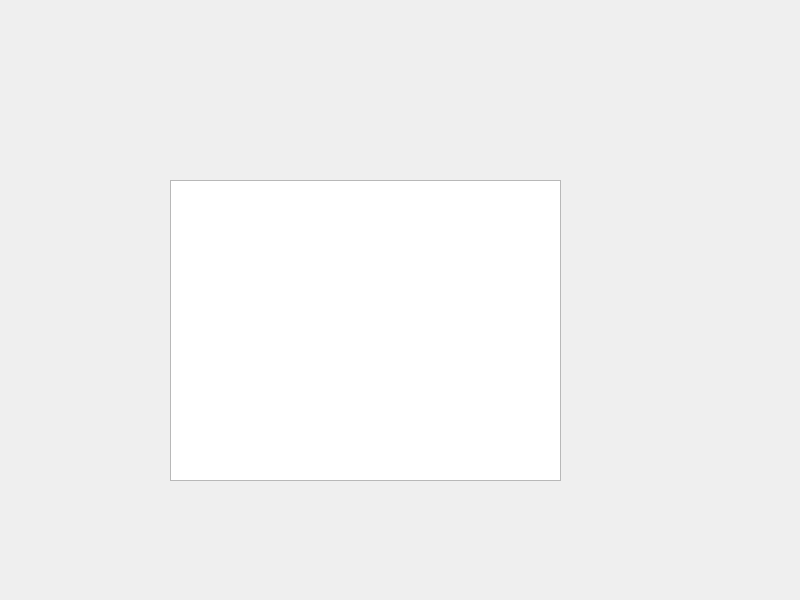
<?xml version="1.0" encoding="UTF-8"?>
<ui version="4.0">
 <class>Widget</class>
 <widget class="QWidget" name="Widget">
  <property name="geometry">
   <rect>
    <x>0</x>
    <y>0</y>
    <width>800</width>
    <height>600</height>
   </rect>
  </property>
  <property name="windowTitle">
   <string>Widget</string>
  </property>
  <widget class="QListWidget" name="listWidget">
   <property name="geometry">
    <rect>
     <x>170</x>
     <y>180</y>
     <width>391</width>
     <height>301</height>
    </rect>
   </property>
  </widget>
 </widget>
 <resources/>
 <connections/>
</ui>
